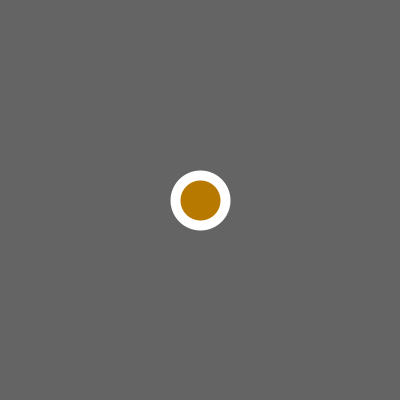
Frame 1 (no input)
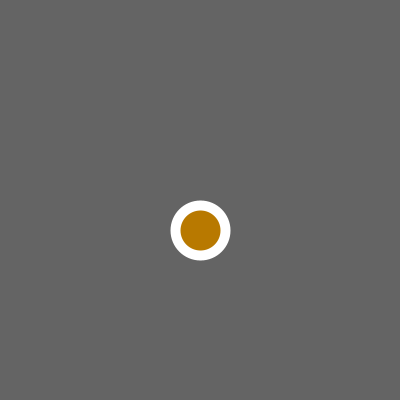
Frame 60 (the mouse pressed at the canvas centre just before this capture)
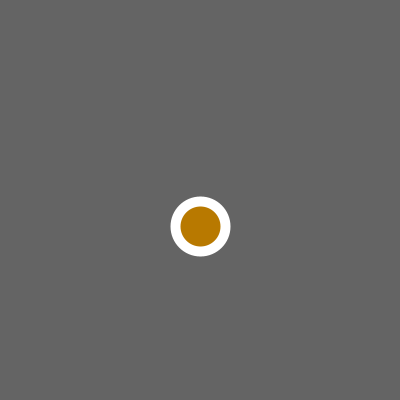
Frame 120 (the mouse held since frame 60 and released just before this capture)

The Processing sketch that drew these frames (run headless with seeded random() and noise(); from frame 60 on, the mouse is pressed at the canvas centre):

// Processing sketch: bouncingBalls
// ── bouncingBalls.pde
int x, y, nx, ny, dx, dy, ddx, ddy;

void setup() {
   size (400, 400);
   frameRate (30);
   x = width/2;
   y = height/2;
   //nx = x;
   //ny = y;
   dx = 0;
   dy = 0;
   ddx = 0;
   ddy = 2;
   strokeWeight (10);
    
}

void draw() {
   //x += (nx - x)/20;
   //y += (ny - y)/20;
   x += dx;
   y += dy;
   background (100);
   fill (184, 121, 0);
   stroke (255);
   ellipse ( x, y, 50, 50);
   if (y + 25 > height) {
      dy += ddy; 
      dy = -dy;
      //y = 0;
   }
   if (x >= width) {
      //dx += ddx; 
      //dx = -dx;  
      //ddx = -ddx;
      x = 0;
   }
   dx += ddx;
   dy += ddy;
   
}

void mousePressed () {

   //nx = mouseX;
   //ny = mouseY; 
   x = mouseX;
   y = mouseY;
}

void keyPressed() {
  if (key == 'd'){
  dx = (dx + 1)* 2; 
  }
  if (key == 'a') {
  dx = -(dx +1 )*2;  
  }
}
